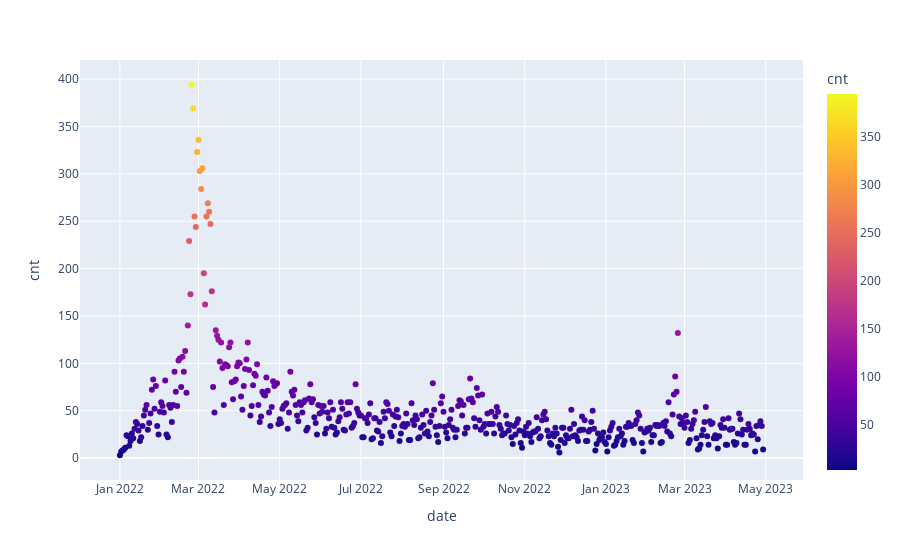

The code cell stored with this chart in its notebook:
### Code cell
cnt_news = df_news_likes[['Date']].groupby(['Date'])['Date'].count()
cnt_news = pd.DataFrame({'date':cnt_news.index, 'cnt':cnt_news.values})

fig4 = px.scatter(cnt_news, x="date", y="cnt", color='cnt')
fig4.show()

### Figure 1 — Plotly figure (JSON) as saved in the notebook; plotly's stock layout.template omitted (floating-point values rounded to 4 significant figures; data arrays with more than 128 entries replaced by an {"elided": "..."} marker saying what was removed)
{"data": [{"hovertemplate": "date=%{x}<br>cnt=%{marker.color}<extra></extra>", "legendgroup": "", "marker": {"color": {"elided": "484 int values"}, "coloraxis": "coloraxis", "symbol": "circle"}, "mode": "markers", "name": "", "orientation": "v", "showlegend": false, "type": "scatter", "x": {"elided": "484 str values"}, "xaxis": "x", "y": {"elided": "484 int values"}, "yaxis": "y"}], "layout": {"coloraxis": {"colorbar": {"title": {"text": "cnt"}}, "colorscale": [[0, "#0d0887"], [0.1111, "#46039f"], [0.2222, "#7201a8"], [0.3333, "#9c179e"], [0.4444, "#bd3786"], [0.5556, "#d8576b"], [0.6667, "#ed7953"], [0.7778, "#fb9f3a"], [0.8889, "#fdca26"], [1, "#f0f921"]]}, "legend": {"tracegroupgap": 0}, "margin": {"t": 60}, "xaxis": {"anchor": "y", "domain": [0, 1], "title": {"text": "date"}}, "yaxis": {"anchor": "x", "domain": [0, 1], "title": {"text": "cnt"}}}}
